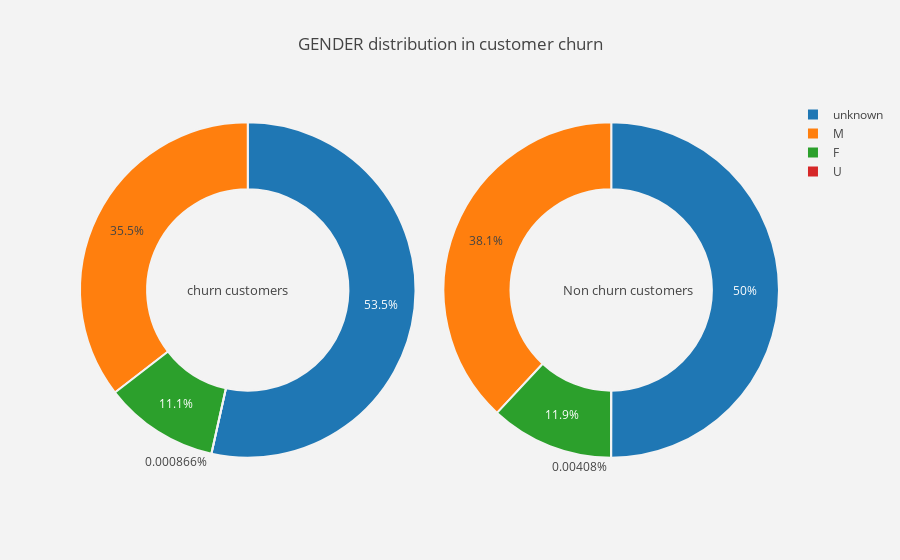

Here is the notebook cell this chart was saved with:
### Code cell
#function  for pie plot for customer attrition types
def plot_pie(column) :
    
    trace1 = go.Pie(values  = churn[column].value_counts().values.tolist(),
                    labels  = churn[column].value_counts().keys().tolist(),
                    hoverinfo = "label+percent+name",
                    domain  = dict(x = [0,.48]),
                    name    = "Churn Customers",
                    marker  = dict(line = dict(width = 2,
                                               color = "rgb(243,243,243)")
                                  ),
                    hole    = .6
                   )
    trace2 = go.Pie(values  = not_churn[column].value_counts().values.tolist(),
                    labels  = not_churn[column].value_counts().keys().tolist(),
                    hoverinfo = "label+percent+name",
                    marker  = dict(line = dict(width = 2,
                                               color = "rgb(243,243,243)")
                                  ),
                    domain  = dict(x = [.52,1]),
                    hole    = .6,
                    name    = "Non churn customers" 
                   )


    layout = go.Layout(dict(title = column + " distribution in customer churn ",
                            plot_bgcolor  = "rgb(243,243,243)",
                            paper_bgcolor = "rgb(243,243,243)",
                            annotations = [dict(text = "churn customers",
                                                font = dict(size = 13),
                                                showarrow = False,
                                                x = .15, y = .5),
                                           dict(text = "Non churn customers",
                                                font = dict(size = 13),
                                                showarrow = False,
                                                x = .88,y = .5
                                               )
                                          ]
                           )
                      )
    data = [trace1,trace2]
    fig  = go.Figure(data = data,layout = layout)
    py.iplot(fig)


#function  for histogram for customer attrition types
def histogram(column) :
    trace1 = go.Histogram(x  = churn[column],
                          histnorm= "percent",
                          name = "Churn Customers",
                          marker = dict(line = dict(width = .5,
                                                    color = "black"
                                                    )
                                        ),
                         opacity = .9 
                         ) 
    
    trace2 = go.Histogram(x  = not_churn[column],
                          histnorm = "percent",
                          name = "Non churn customers",
                          marker = dict(line = dict(width = .5,
                                              color = "black"
                                             )
                                 ),
                          opacity = .9
                         )
    
    data = [trace1,trace2]
    layout = go.Layout(dict(title =column + " distribution in customer churn ",
                            plot_bgcolor  = "rgb(243,243,243)",
                            paper_bgcolor = "rgb(243,243,243)",
                            xaxis = dict(gridcolor = 'rgb(255, 255, 255)',
                                             title = column,
                                             zerolinewidth=1,
                                             ticklen=5,
                                             gridwidth=2
                                            ),
                            yaxis = dict(gridcolor = 'rgb(255, 255, 255)',
                                             title = "percent",
                                             zerolinewidth=1,
                                             ticklen=5,
                                             gridwidth=2
                                            ),
                           )
                      )
    fig  = go.Figure(data=data,layout=layout)
    
    py.iplot(fig)
    
#function  for scatter plot matrix  for numerical columns in data
def scatter_matrix(df)  :
    
    df  = df.sort_values(by = "Churn" ,ascending = True)
    classes = df["Churn"].unique().tolist()
    classes
    
    class_code  = {classes[k] : k for k in range(2)}
    class_code

    color_vals = [class_code[cl] for cl in df["Churn"]]
    color_vals

    pl_colorscale = "Portland"

    pl_colorscale

    text = [df.loc[k,"Churn"] for k in range(len(df))]
    text

    trace = go.Splom(dimensions = [dict(label  = "TOTALOCTETSUNIT1",
                                       values = df["TOTALOCTETSUNIT1"]),
                                  dict(label  = 'VOICE_MINUTES_LOCAL',
                                       values = df['VOICE_MINUTES_LOCAL']),
                                  dict(label  = 'UNITS_MONEY',
                                       values = df['UNITS_MONEY'])],
                     text = text,
                     marker = dict(color = color_vals,
                                   colorscale = pl_colorscale,
                                   size = 3,
                                   showscale = False,
                                   line = dict(width = .1,
                                               color='rgb(230,230,230)'
                                              )
                                  )
                    )
    axis = dict(showline  = True,
                zeroline  = False,
                gridcolor = "#fff",
                ticklen   = 4
               )
    
    layout = go.Layout(dict(title  = 
                            "Scatter plot matrix for Numerical columns for customer churn",
                            autosize = False,
                            height = 800,
                            width  = 800,
                            dragmode = "select",
                            hovermode = "closest",
                            plot_bgcolor  = 'rgba(240,240,240, 0.95)',
                            xaxis1 = dict(axis),
                            yaxis1 = dict(axis),
                            xaxis2 = dict(axis),
                            yaxis2 = dict(axis),
                            xaxis3 = dict(axis),
                            yaxis3 = dict(axis),
                           )
                      )
    data   = [trace]
    fig = go.Figure(data = data,layout = layout )
    py.iplot(fig)

#for all categorical columns plot pie
for i in cat_cols :
    plot_pie(i)

### Figure 1 — Plotly figure (JSON) as saved in the notebook; plotly's stock layout.template omitted (floating-point values rounded to 4 significant figures)
{"data": [{"domain": {"x": [0, 0.48]}, "hole": 0.6, "hoverinfo": "label+percent+name", "labels": ["unknown", "M", "F", "U"], "marker": {"line": {"color": "rgb(243,243,243)", "width": 2}}, "name": "Churn Customers", "type": "pie", "uid": "fb58eb33-420a-4542-8453-8b416eeadb3c", "values": [1111776, 737304, 229759, 18]}, {"domain": {"x": [0.52, 1]}, "hole": 0.6, "hoverinfo": "label+percent+name", "labels": ["unknown", "M", "F", "U"], "marker": {"line": {"color": "rgb(243,243,243)", "width": 2}}, "name": "Non churn customers", "type": "pie", "uid": "79557c45-8a65-4ecd-9912-b0e92c6dbf6d", "values": [12256, 9333, 2916, 1]}], "layout": {"annotations": [{"font": {"size": 13}, "showarrow": false, "text": "churn customers", "x": 0.15, "y": 0.5}, {"font": {"size": 13}, "showarrow": false, "text": "Non churn customers", "x": 0.88, "y": 0.5}], "paper_bgcolor": "rgb(243,243,243)", "plot_bgcolor": "rgb(243,243,243)", "title": {"text": "GENDER distribution in customer churn "}}}
